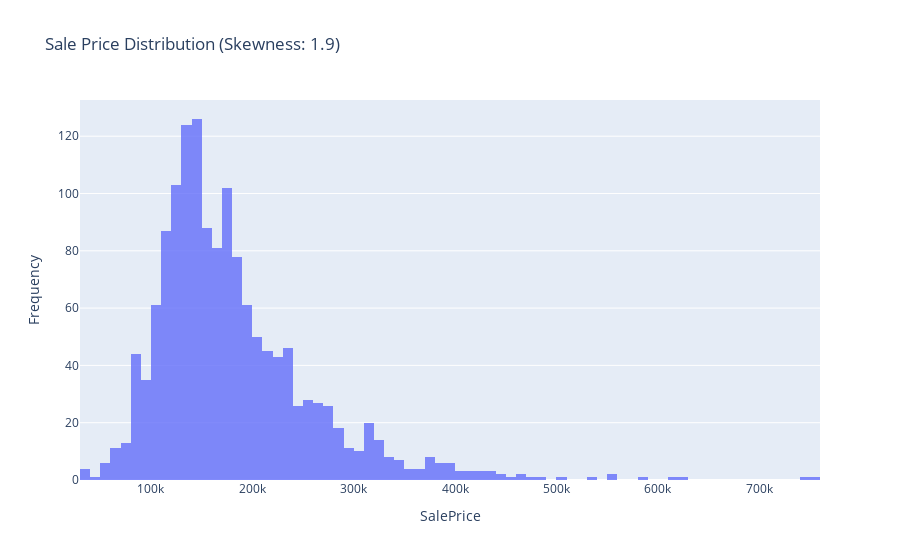

Notebook code cell kept with this figure:
### Code cell
fig = px.histogram(num_train, x = "SalePrice",
                   title=(f'Sale Price Distribution (Skewness: {skewness:.2})'),
                   opacity=0.8,)


# Set x and y axis labels
fig.update_xaxes(title_text='SalePrice')
fig.update_yaxes(title_text='Frequency')


fig.show()

### Figure 1 — Plotly figure (JSON) as saved in the notebook; plotly's stock layout.template omitted (floating-point values rounded to 4 significant figures; data arrays with more than 128 entries replaced by an {"elided": "..."} marker saying what was removed)
{"data": [{"alignmentgroup": "True", "bingroup": "x", "hovertemplate": "SalePrice=%{x}<br>count=%{y}<extra></extra>", "legendgroup": "", "marker": {"color": "#636efa", "opacity": 0.8, "pattern": {"shape": ""}}, "name": "", "offsetgroup": "", "orientation": "v", "showlegend": false, "type": "histogram", "x": {"elided": "1460 int values"}, "xaxis": "x", "yaxis": "y"}], "layout": {"barmode": "relative", "legend": {"tracegroupgap": 0}, "title": {"text": "Sale Price Distribution (Skewness: 1.9)"}, "xaxis": {"anchor": "y", "domain": [0, 1], "title": {"text": "SalePrice"}}, "yaxis": {"anchor": "x", "domain": [0, 1], "title": {"text": "Frequency"}}}}
